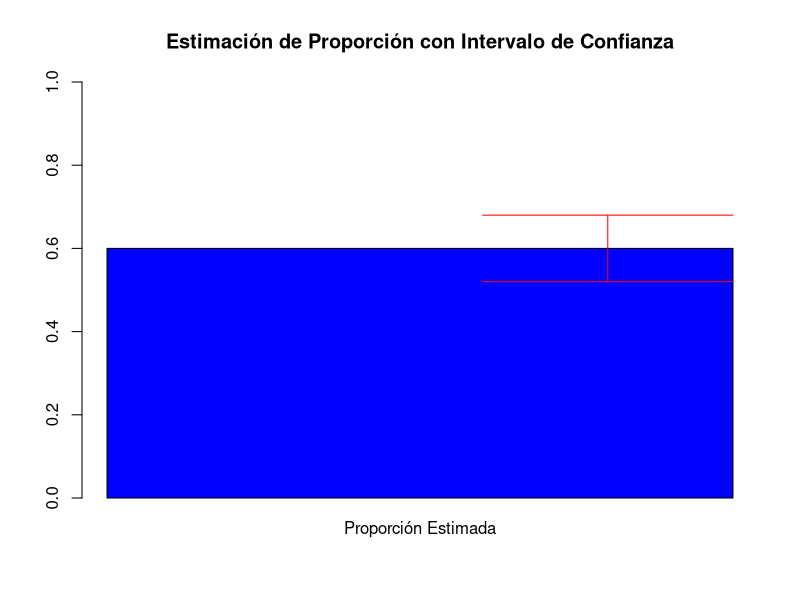

This chart was generated by the following R code:
# Parámetros
estimacion_proporcion <- 0.6
margen_error <- 0.08  # Mitad del margen de error para intervalo de confianza

# Crear el intervalo de confianza
intervalo_confianza <- c(estimacion_proporcion - margen_error, estimacion_proporcion + margen_error)

# Crear un gráfico de barras
barplot(c(estimacion_proporcion), ylim = c(0, 1),
        main = "Estimación de Proporción con Intervalo de Confianza",
        names.arg = "Proporción Estimada",
        col = "blue")

# Agregar líneas para representar el intervalo de confianza
segments(x0 = 1 - 0.2, y0 = intervalo_confianza[1],
         x1 = 1 + 0.2, y1 = intervalo_confianza[1], col = "red")
segments(x0 = 1, y0 = intervalo_confianza[1],
         x1 = 1, y1 = intervalo_confianza[2], col = "red")
segments(x0 = 1 - 0.2, y0 = intervalo_confianza[2],
         x1 = 1 + 0.2, y1 = intervalo_confianza[2], col = "red")
